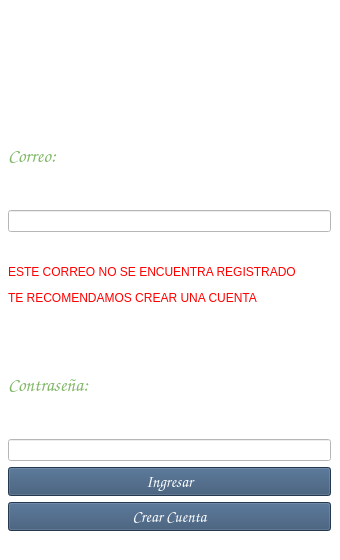
<?xml version="1.0" encoding="UTF-8"?>
<ui version="4.0">
 <class>MainWindow</class>
 <widget class="QMainWindow" name="MainWindow">
  <property name="windowModality">
   <enum>Qt::WindowModal</enum>
  </property>
  <property name="geometry">
   <rect>
    <x>0</x>
    <y>0</y>
    <width>340</width>
    <height>560</height>
   </rect>
  </property>
  <property name="sizePolicy">
   <sizepolicy hsizetype="Fixed" vsizetype="Fixed">
    <horstretch>0</horstretch>
    <verstretch>0</verstretch>
   </sizepolicy>
  </property>
  <property name="minimumSize">
   <size>
    <width>340</width>
    <height>560</height>
   </size>
  </property>
  <property name="maximumSize">
   <size>
    <width>340</width>
    <height>560</height>
   </size>
  </property>
  <property name="windowTitle">
   <string>HiTagget LogIn</string>
  </property>
  <property name="styleSheet">
   <string notr="true">background-color: rgb(255, 255, 255);</string>
  </property>
  <widget class="QWidget" name="centralwidget">
   <widget class="QStackedWidget" name="Ventanas">
    <property name="geometry">
     <rect>
      <x>-1</x>
      <y>-1</y>
      <width>341</width>
      <height>541</height>
     </rect>
    </property>
    <property name="currentIndex">
     <number>1</number>
    </property>
    <widget class="QWidget" name="page">
     <layout class="QGridLayout" name="gridLayout">
      <item row="1" column="0" colspan="2">
       <widget class="QLabel" name="lblNombreReg">
        <property name="font">
         <font>
          <family>Comic Sans MS</family>
          <pointsize>8</pointsize>
          <weight>50</weight>
          <italic>false</italic>
          <bold>false</bold>
         </font>
        </property>
        <property name="styleSheet">
         <string notr="true">font: 8pt &quot;Comic Sans MS&quot;;</string>
        </property>
        <property name="text">
         <string>&lt;html&gt;&lt;head/&gt;&lt;body&gt;&lt;p&gt;&lt;span style=&quot; font-size:14pt; color:#80b766;&quot;&gt;Nombre:&lt;/span&gt;&lt;/p&gt;&lt;/body&gt;&lt;/html&gt;</string>
        </property>
       </widget>
      </item>
      <item row="4" column="0">
       <widget class="QLineEdit" name="leCorreoReg">
        <property name="text">
         <string/>
        </property>
       </widget>
      </item>
      <item row="7" column="0" colspan="2">
       <widget class="QLabel" name="lblcontra">
        <property name="font">
         <font>
          <family>Comic Sans MS</family>
          <pointsize>8</pointsize>
          <weight>50</weight>
          <italic>false</italic>
          <bold>false</bold>
         </font>
        </property>
        <property name="styleSheet">
         <string notr="true">font: 8pt &quot;Comic Sans MS&quot;;</string>
        </property>
        <property name="text">
         <string>&lt;html&gt;&lt;head/&gt;&lt;body&gt;&lt;p&gt;&lt;span style=&quot; font-size:14pt; color:#80b766;&quot;&gt;Contraseña:&lt;/span&gt;&lt;/p&gt;&lt;/body&gt;&lt;/html&gt;</string>
        </property>
       </widget>
      </item>
      <item row="11" column="0" colspan="2">
       <widget class="QPushButton" name="btnRegistrar">
        <property name="font">
         <font>
          <family>Comic Sans MS</family>
          <pointsize>12</pointsize>
         </font>
        </property>
        <property name="styleSheet">
         <string notr="true">background-color: rgb(52, 80, 113);
color: rgb(255, 255, 255);</string>
        </property>
        <property name="text">
         <string>Registrar</string>
        </property>
       </widget>
      </item>
      <item row="0" column="0" colspan="2">
       <widget class="QLabel" name="lblLogo">
        <property name="text">
         <string/>
        </property>
        <property name="scaledContents">
         <bool>true</bool>
        </property>
       </widget>
      </item>
      <item row="2" column="0" colspan="2">
       <widget class="QLineEdit" name="leNombreReg"/>
      </item>
      <item row="4" column="1">
       <widget class="QComboBox" name="cbReg">
        <item>
         <property name="text">
          <string>@hotmail.com</string>
         </property>
        </item>
        <item>
         <property name="text">
          <string>@gmail.com</string>
         </property>
        </item>
        <item>
         <property name="text">
          <string>@outlook.com</string>
         </property>
        </item>
       </widget>
      </item>
      <item row="3" column="0" colspan="2">
       <widget class="QLabel" name="lblCorreoReg">
        <property name="font">
         <font>
          <family>Comic Sans MS</family>
          <pointsize>8</pointsize>
          <weight>50</weight>
          <italic>false</italic>
          <bold>false</bold>
         </font>
        </property>
        <property name="styleSheet">
         <string notr="true">font: 8pt &quot;Comic Sans MS&quot;;</string>
        </property>
        <property name="text">
         <string>&lt;html&gt;&lt;head/&gt;&lt;body&gt;&lt;p&gt;&lt;span style=&quot; font-size:14pt; color:#80b766;&quot;&gt;Correo:&lt;/span&gt;&lt;/p&gt;&lt;/body&gt;&lt;/html&gt;</string>
        </property>
       </widget>
      </item>
      <item row="8" column="0" colspan="2">
       <widget class="QLineEdit" name="leContraReg">
        <property name="echoMode">
         <enum>QLineEdit::Password</enum>
        </property>
        <property name="dragEnabled">
         <bool>false</bool>
        </property>
       </widget>
      </item>
      <item row="5" column="0" colspan="2">
       <widget class="QLabel" name="lblerrorReg">
        <property name="styleSheet">
         <string notr="true">color: rgb(255, 0, 0);</string>
        </property>
        <property name="text">
         <string>&lt;html&gt;&lt;head/&gt;&lt;body&gt;&lt;p align=&quot;justify&quot;&gt;&lt;span style=&quot; color:#ff0000;&quot;&gt;ESTE CORREO NO SE ENCUENTRA REGISTRADO&lt;/span&gt;&lt;/p&gt;&lt;p align=&quot;justify&quot;&gt;&lt;span style=&quot; color:#ff0000;&quot;&gt;TE RECOMENDAMOS CREAR UNA CUENTA&lt;/span&gt;&lt;/p&gt;&lt;/body&gt;&lt;/html&gt;</string>
        </property>
       </widget>
      </item>
     </layout>
    </widget>
    <widget class="QWidget" name="page_2">
     <layout class="QVBoxLayout" name="verticalLayout_3">
      <item>
       <widget class="QLabel" name="lblLogo_2">
        <property name="text">
         <string/>
        </property>
        <property name="scaledContents">
         <bool>true</bool>
        </property>
       </widget>
      </item>
      <item>
       <widget class="QLabel" name="lblnombre_2">
        <property name="font">
         <font>
          <family>Comic Sans MS</family>
          <pointsize>8</pointsize>
          <weight>50</weight>
          <italic>false</italic>
          <bold>false</bold>
         </font>
        </property>
        <property name="styleSheet">
         <string notr="true">font: 8pt &quot;Comic Sans MS&quot;;</string>
        </property>
        <property name="text">
         <string>&lt;html&gt;&lt;head/&gt;&lt;body&gt;&lt;p&gt;&lt;span style=&quot; font-size:14pt; color:#80b766;&quot;&gt;Correo:&lt;/span&gt;&lt;/p&gt;&lt;/body&gt;&lt;/html&gt;</string>
        </property>
       </widget>
      </item>
      <item>
       <widget class="QLineEdit" name="leCorreo"/>
      </item>
      <item>
       <widget class="QLabel" name="lblerror">
        <property name="styleSheet">
         <string notr="true">color: rgb(255, 0, 0);</string>
        </property>
        <property name="text">
         <string>&lt;html&gt;&lt;head/&gt;&lt;body&gt;&lt;p align=&quot;justify&quot;&gt;&lt;span style=&quot; color:#ff0000;&quot;&gt;ESTE CORREO NO SE ENCUENTRA REGISTRADO&lt;/span&gt;&lt;/p&gt;&lt;p align=&quot;justify&quot;&gt;&lt;span style=&quot; color:#ff0000;&quot;&gt;TE RECOMENDAMOS CREAR UNA CUENTA&lt;/span&gt;&lt;/p&gt;&lt;/body&gt;&lt;/html&gt;</string>
        </property>
       </widget>
      </item>
      <item>
       <widget class="QLabel" name="lblcontra_2">
        <property name="font">
         <font>
          <family>Comic Sans MS</family>
          <pointsize>8</pointsize>
          <weight>50</weight>
          <italic>false</italic>
          <bold>false</bold>
         </font>
        </property>
        <property name="styleSheet">
         <string notr="true">font: 8pt &quot;Comic Sans MS&quot;;</string>
        </property>
        <property name="text">
         <string>&lt;html&gt;&lt;head/&gt;&lt;body&gt;&lt;p&gt;&lt;span style=&quot; font-size:14pt; color:#80b766;&quot;&gt;Contraseña:&lt;/span&gt;&lt;/p&gt;&lt;/body&gt;&lt;/html&gt;</string>
        </property>
       </widget>
      </item>
      <item>
       <widget class="QLineEdit" name="leContra_2">
        <property name="echoMode">
         <enum>QLineEdit::Password</enum>
        </property>
        <property name="dragEnabled">
         <bool>false</bool>
        </property>
       </widget>
      </item>
      <item>
       <widget class="QPushButton" name="btnIngresar">
        <property name="font">
         <font>
          <family>Comic Sans MS</family>
          <pointsize>12</pointsize>
         </font>
        </property>
        <property name="styleSheet">
         <string notr="true">background-color: rgb(52, 80, 113);
color: rgb(255, 255, 255);</string>
        </property>
        <property name="text">
         <string>Ingresar</string>
        </property>
       </widget>
      </item>
      <item>
       <widget class="QPushButton" name="btnCrearCuenta">
        <property name="font">
         <font>
          <family>Comic Sans MS</family>
          <pointsize>12</pointsize>
         </font>
        </property>
        <property name="styleSheet">
         <string notr="true">background-color: rgb(52, 80, 113);
color: rgb(255, 255, 255);</string>
        </property>
        <property name="text">
         <string>Crear Cuenta</string>
        </property>
       </widget>
      </item>
     </layout>
    </widget>
   </widget>
  </widget>
 </widget>
 <tabstops>
  <tabstop>leCorreo</tabstop>
  <tabstop>leContra_2</tabstop>
  <tabstop>btnIngresar</tabstop>
  <tabstop>btnCrearCuenta</tabstop>
  <tabstop>leNombreReg</tabstop>
  <tabstop>leCorreoReg</tabstop>
  <tabstop>cbReg</tabstop>
  <tabstop>leContraReg</tabstop>
  <tabstop>btnRegistrar</tabstop>
 </tabstops>
 <resources/>
 <connections/>
</ui>
